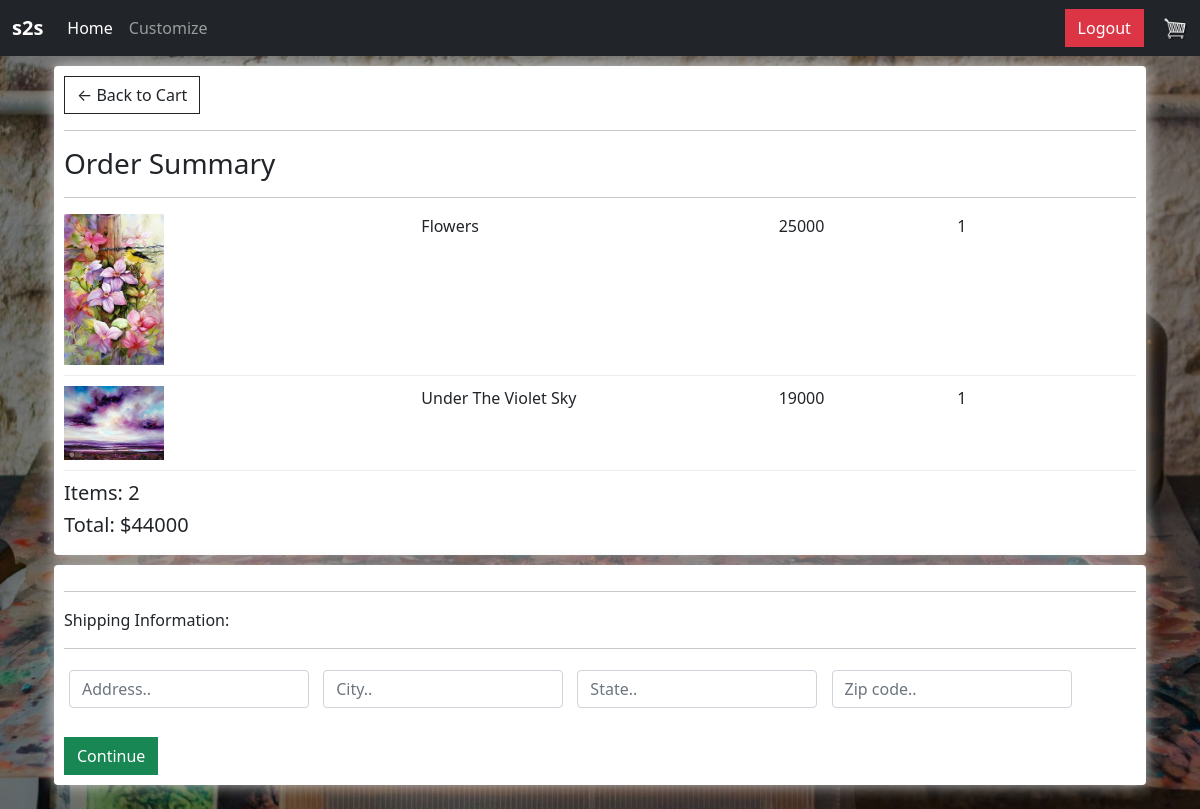
Screenshot of /checkout/ (signed in) with the database file from the repository.
### shop/models.py (models this page shows, shortened)
class OrderItem(models.Model):
    product = models.ForeignKey(Artwork, on_delete=models.SET_NULL, null=True)
    order = models.ForeignKey(Order, on_delete=models.SET_NULL, null=True)
    quantity = models.IntegerField(default=0, null=True, blank=True)
    date_added = models.DateTimeField(auto_now_add=True)
    @property
    def get_total(self):
        total=self.product.price*self.quantity
        return total

class Artwork(models.Model):
    art_name=models.CharField(max_length=100)
    category = models.CharField(max_length=100)
    artist_name=models.CharField(max_length=100)
    pub_date=models.DateField()
    price=models.IntegerField()
    dimension=models.CharField(max_length=100,default="")
    image=models.ImageField(upload_to='shop/artworks')
    slug=models.SlugField(default="")
    @property
    def imageURL(self):
        try:
           url = self.image.url
        except:
           url = ''
        return url

class Order(models.Model):
    customer = models.ForeignKey(Customer, on_delete=models.SET_NULL, null=True, blank=True)
    date_ordered = models.DateTimeField(auto_now_add=True)
    complete = models.BooleanField(default=False)
    transaction_id = models.CharField(max_length=100, null=True)
    @property
    def get_cart_total(self):
        orderitems = self.orderitem_set.all()
        total = sum([item.get_total for item in orderitems])
        return total
    @property
    def get_cart_items(self):
        orderitems = self.orderitem_set.all()
        total = sum([item.quantity for item in orderitems])
        return total

### shop/views.py (the view)
# urls.py: path("checkout/",views.checkout,name="checkout"),
def checkout(request):
    data=cookieData(request)
    order=data['order']
    items=data['items']
    context={'items':items,'order':order}
    return render(request,'shop/checkout.html',context)

### shop/utils.py (called while the page is built)
def cookieData(request):
    if request.user.is_authenticated:
        customer=request.user.customer
        order,created=Order.objects.get_or_create(customer=customer,complete=False)
        items=order.orderitem_set.all()
    else:
        cookieData=cookieCart(request)
        order=cookieData['order']
        items=cookieData['items']
    return{'order':order,'items':items}

### shop/templates/shop/checkout.html (shortened to what this page needs)
{% extends 'shop/base.html' %}
{% load static %}
{% block content %}
  <div class="container">
    <div class="col-lg-12">
      <div class="box-element">
        <a  class="btn btn-outline-dark" href="{% url 'shop:cart' %}">&#x2190; Back to Cart</a>
        <hr>
        <h3>Order Summary</h3>
        <hr>
        {% for item in items %}
        <div class="cart-row">
          <div style="flex:2"><img class="row-image" src="{{item.product.imageURL}}"></div>
          <div style="flex:2"><p>{{item.product.art_name}}</p></div>
          <div style="flex:1"><p>{{item.product.price}}</p></div>
          <div style="flex:1"><p>{{item.quantity}}</p></div>
        </div>
        {% endfor %}
        <h5>Items:   {{order.get_cart_items}}</h5>
        <h5>Total:   ${{order.get_cart_total}}</h5>
      </div>
    </div>
		<div class="col-lg-12">
			<div class="box-element" id="form-wrapper">
				<form id="form">
					<div id="shipping-info">
						<hr>
						<p>Shipping Information:</p>
						<hr>
						<div class="form-field">
							<input class="form-control" type="text" name="address" placeholder="Address..">
						</div>
						<div class="form-field">
							<input class="form-control" type="text" name="city" placeholder="City..">
						</div>
						<div class="form-field">
							<input class="form-control" type="text" name="state" placeholder="State..">
						</div>
						<div class="form-field">
							<input class="form-control" type="text" name="zipcode" placeholder="Zip code..">
						</div>
					</div>
					<br>
					<input id="form-button" class="btn btn-success btn-block" type="submit" value="Continue">
				</form>
			</div>
			<br>
		</div>
  </div>
{% endblock content %}

### shop/static/css/mains1.css (style rules this page uses)
body { background-color: hsl(0, 0%, 98%); }
.box-element { background-color: #fff; border-radius: 4px; padding: 10px; box-shadow:hsl(0, 0%, 80%) 0 0 16px; }
#home { background: linear-gradient( rgba(0, 0, 0, 0.5), rgba(0, 0, 0, 0.5)) ,url('bg.jpg'); -webkit-background-size: cover; -moz-background-size: cover; -o-background-size: cover; background-size: cover; }
.col-lg-4, .col-lg-6, .col-lg-8, .col-lg-12 { margin-top: 10px; }
.btn { border-radius: 0; }
.row-image { width: 100px; }
.form-field { width:250px; display: inline-block; padding: 5px; }
.cart-row { display: flex; align-items: flex-stretch; padding-bottom: 10px; margin-bottom: 10px; border-bottom: 1px solid #ececec; }

### rows the page displays
OrderItem: product.imageURL (picture), product.art_name "Flowers", product.price "25000", quantity "1"
OrderItem: product.imageURL (picture), product.art_name "Under The Violet Sky", product.price "19000", quantity "1"
Order: get_cart_items "2", get_cart_total "44000"
